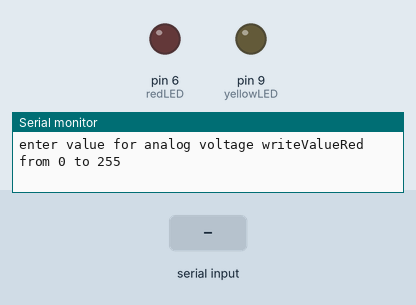
Bench run of a sketch on a simulated Arduino Uno, built with avr-gcc and run on an emulated ATmega328P. Parts: output pins drawn as LEDs (lit = HIGH), the last lines printed to the serial monitor. Dashed ring = blinking. Inputs (shaded band) come from the test bench.

Above: at 0.8 s.
0.9 s: "90,45\n" received over Serial
At 1.3 s:
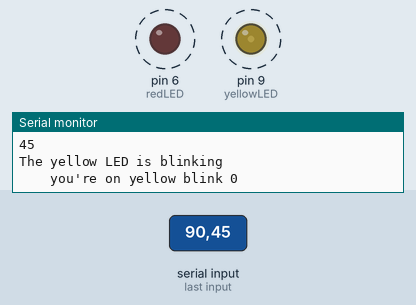
Timing chart, 0 to 9.9 s (numbered marks = the images above; inputs shaded):
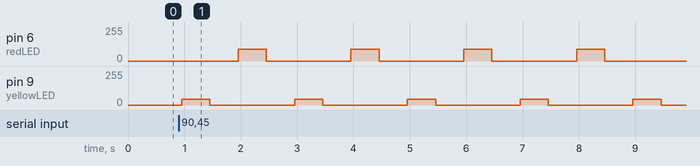

The sketch:

7..ino
```cpp
int redLED = 6;
int redOn=500;
int redOff=500;

int yellowLED = 9;
int yellowOff=500;
int yellowOn= 500;

int numRedBlink = 1;
int numYellowBlink = 1;

int writeValueYellow;
int writeValueRed;

String redMessage = "The Red LED is blinking";
String yellowMessage = "The yellow LED is blinking";

void setup() {

  // put your setup code here, to run once:
  Serial.begin(9600); //9600 is a baud rate, the rate at which the ports talk to each other
  pinMode(yellowLED, OUTPUT);
  pinMode(redLED, OUTPUT);
  digitalWrite(13, LOW);

  Serial.println("enter value for analog voltage writeValueRed from 0 to 255");
  while(Serial.available()==0){}
  writeValueRed = Serial.parseInt();
  Serial.println(writeValueRed);

  Serial.println("enter value for writeValueYellow from 0 to 255");
  while(Serial.available()==0){}
  writeValueYellow = Serial.parseInt();
  Serial.println(writeValueYellow);
}

void loop() {
  // put your main code here, to run repeatedly:

  Serial.println(yellowMessage);
  for(int i=0;i<numRedBlink;i++){
    Serial.print("    you're on yellow blink ");
    Serial.println(i);
    analogWrite(yellowLED, writeValueYellow);
    delay(yellowOn);
    digitalWrite(yellowLED, LOW);
    delay(yellowOff);
  }
  Serial.println(" ");

  Serial.println(redMessage);
  for(int j=0; j<numYellowBlink; j++){
    Serial.print("    you're on red blink");
    Serial.println(j);
    analogWrite(redLED, writeValueRed);
    delay(redOn);
    digitalWrite(redLED, LOW);
    delay(redOff);
  }
  Serial.println(" ");
}
```

Measured:
- after the input at 0.9 s, pin 6 (redLED): alternates 90/255 for 0.50 s and 0/255 for 1.5 s, starting after 1.1 s; pin 9 (yellowLED): alternates 45/255 for 0.50 s and 0/255 for 1.5 s, starting after 0.05 s
